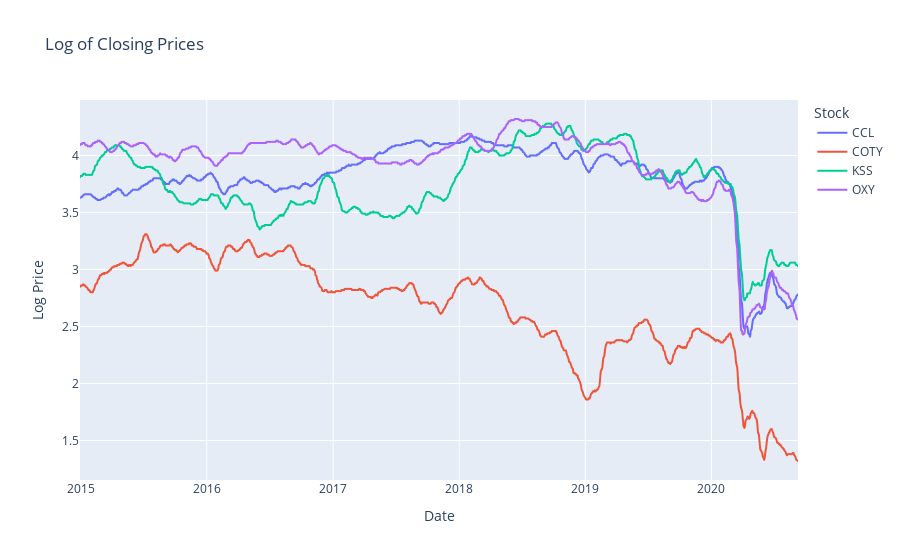

Notebook code cell kept with this figure:
### Code cell
px.line(stock_df['LogClose'], 
        x=stock_df['LogClose'].index, 
        y=stock_df['LogClose'].columns,
        labels={'variable': 'Stock',
                'value': 'Log Price'},
        title='Log of Closing Prices')

### Figure 1 — Plotly figure (JSON) as saved in the notebook; plotly's stock layout.template omitted (floating-point values rounded to 4 significant figures; data arrays with more than 128 entries replaced by an {"elided": "..."} marker saying what was removed)
{"data": [{"hovertemplate": "Stock=CCL<br>Date=%{x}<br>Log Price=%{y}<extra></extra>", "legendgroup": "CCL", "line": {"color": "#636efa", "dash": "solid"}, "mode": "lines", "name": "CCL", "showlegend": true, "type": "scattergl", "x": {"elided": "1433 str values"}, "xaxis": "x", "y": {"elided": "1433 float values"}, "yaxis": "y"}, {"hovertemplate": "Stock=COTY<br>Date=%{x}<br>Log Price=%{y}<extra></extra>", "legendgroup": "COTY", "line": {"color": "#EF553B", "dash": "solid"}, "mode": "lines", "name": "COTY", "showlegend": true, "type": "scattergl", "x": {"elided": "1433 str values"}, "xaxis": "x", "y": {"elided": "1433 float values"}, "yaxis": "y"}, {"hovertemplate": "Stock=KSS<br>Date=%{x}<br>Log Price=%{y}<extra></extra>", "legendgroup": "KSS", "line": {"color": "#00cc96", "dash": "solid"}, "mode": "lines", "name": "KSS", "showlegend": true, "type": "scattergl", "x": {"elided": "1433 str values"}, "xaxis": "x", "y": {"elided": "1433 float values"}, "yaxis": "y"}, {"hovertemplate": "Stock=OXY<br>Date=%{x}<br>Log Price=%{y}<extra></extra>", "legendgroup": "OXY", "line": {"color": "#ab63fa", "dash": "solid"}, "mode": "lines", "name": "OXY", "showlegend": true, "type": "scattergl", "x": {"elided": "1433 str values"}, "xaxis": "x", "y": {"elided": "1433 float values"}, "yaxis": "y"}], "layout": {"legend": {"title": {"text": "Stock"}, "tracegroupgap": 0}, "title": {"text": "Log of Closing Prices"}, "xaxis": {"anchor": "y", "domain": [0, 1], "title": {"text": "Date"}}, "yaxis": {"anchor": "x", "domain": [0, 1], "title": {"text": "Log Price"}}}}
